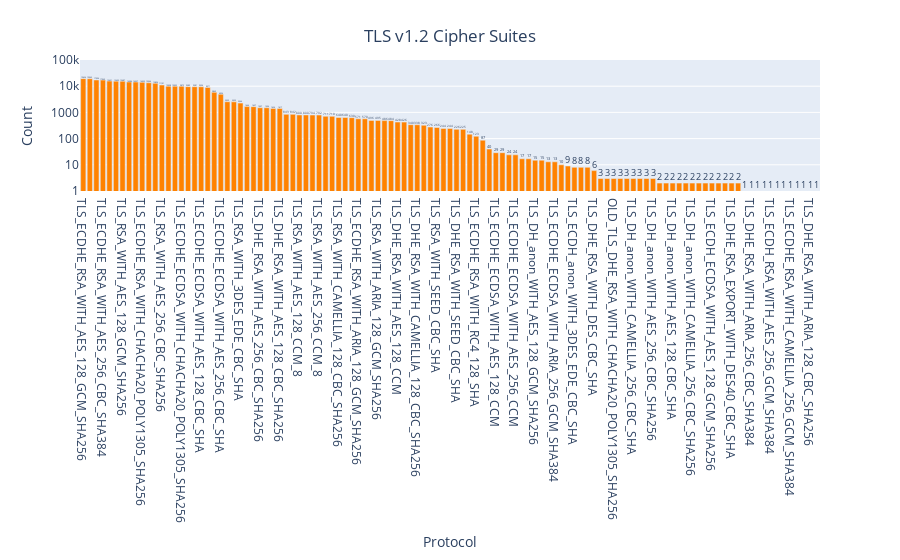

Notebook source saved alongside this figure:
### Code cell
results = client['tls_data']['endpoints'].aggregate([
    {
        '$unwind': {
            'path': '$TLS_1_2.list', 
            'preserveNullAndEmptyArrays': False
        }
    }, {
        '$group': {
            '_id': {
                '$toString': '$TLS_1_2.list.name'
            }, 
            'count': {
                '$sum': 1
            }
        }
    }, {
        '$sort': {
            'count': -1
        }
    }, {
        '$group': {
            '_id': None, 
            'counts': {
                '$push': {
                    'k': '$_id', 
                    'v': '$count'
                }
            }
        }
    }, {
        '$replaceRoot': {
            'newRoot': {
                '$arrayToObject': '$counts'
            }
        }
    }
])

results = [(k, v) for k, v in list(results)[0].items()]
print(len(results))
df = pd.DataFrame(results, columns=["Protocol", "Count"])
fig = px.bar(df, x="Protocol", y="Count", log_y=True, range_y=[1, 100000], text="Count")
fig.update_traces(texttemplate='%{text:,}', textposition='outside', marker_color="#FF8200")
fig.update_layout(title={'text': "TLS v1.2 Cipher Suites", 'xanchor': "center", 'yanchor': 'top', 'x': 0.5})

### Figure 1 — Plotly figure (JSON) as saved in the notebook; plotly's stock layout.template omitted (floating-point values rounded to 4 significant figures)
{"data": [{"alignmentgroup": "True", "hovertemplate": "Protocol=%{x}<br>Count=%{text}<extra></extra>", "legendgroup": "", "marker": {"color": "#FF8200", "pattern": {"shape": ""}}, "name": "", "offsetgroup": "", "orientation": "v", "showlegend": false, "text": [19426, 19342, 17304, 17060, 15651, 15602, 15487, 14384, 14357, 14052, 13546, 12896, 11101, 10008, 10002, 9875, 9589, 9581, 9504, 8971, 5843, 4936, 2553, 2535, 2266, 1666, 1657, 1507, 1506, 1424, 1417, 843, 842, 800, 800, 794, 792, 711, 710, 640, 640, 630, 571, 570, 496, 495, 486, 484, 428, 426, 340, 338, 323, 276, 266, 244, 244, 226, 225, 148, 123, 87, 40, 29, 29, 24, 24, 17, 17, 15, 15, 13, 13, 10, 9, 8, 8, 8, 6, 3, 3, 3, 3, 3, 3, 3, 3, 3, 2, 2, 2, 2, 2, 2, 2, 2, 2, 2, 2, 2, 2, 1, 1, 1, 1, 1, 1, 1, 1, 1, 1, 1, 1], "textposition": "outside", "texttemplate": "%{text:,}", "type": "bar", "x": ["TLS_ECDHE_RSA_WITH_AES_128_GCM_SHA256", "TLS_ECDHE_RSA_WITH_AES_256_GCM_SHA384", "TLS_ECDHE_RSA_WITH_AES_128_CBC_SHA256", "TLS_ECDHE_RSA_WITH_AES_256_CBC_SHA384", "TLS_ECDHE_RSA_WITH_AES_256_CBC_SHA", "TLS_ECDHE_RSA_WITH_AES_128_CBC_SHA", "TLS_RSA_WITH_AES_128_GCM_SHA256", "TLS_RSA_WITH_AES_128_CBC_SHA", "TLS_RSA_WITH_AES_256_CBC_SHA", "TLS_ECDHE_RSA_WITH_CHACHA20_POLY1305_SHA256", "TLS_RSA_WITH_AES_256_GCM_SHA384", "TLS_RSA_WITH_AES_128_CBC_SHA256", "TLS_RSA_WITH_AES_256_CBC_SHA256", "TLS_ECDHE_ECDSA_WITH_AES_128_GCM_SHA256", "TLS_ECDHE_ECDSA_WITH_AES_256_GCM_SHA384", "TLS_ECDHE_ECDSA_WITH_CHACHA20_POLY1305_SHA256", "TLS_ECDHE_ECDSA_WITH_AES_128_CBC_SHA256", "TLS_ECDHE_ECDSA_WITH_AES_256_CBC_SHA384", "TLS_ECDHE_ECDSA_WITH_AES_128_CBC_SHA", "OLD_TLS_ECDHE_ECDSA_WITH_CHACHA20_POLY1305_SHA256", "OLD_TLS_ECDHE_RSA_WITH_CHACHA20_POLY1305_SHA256", "TLS_ECDHE_ECDSA_WITH_AES_256_CBC_SHA", "TLS_DHE_RSA_WITH_AES_256_GCM_SHA384", "TLS_DHE_RSA_WITH_AES_128_GCM_SHA256", "TLS_RSA_WITH_3DES_EDE_CBC_SHA", "TLS_RSA_WITH_CAMELLIA_256_CBC_SHA", "TLS_RSA_WITH_CAMELLIA_128_CBC_SHA", "TLS_DHE_RSA_WITH_AES_256_CBC_SHA256", "TLS_DHE_RSA_WITH_AES_256_CBC_SHA", "TLS_DHE_RSA_WITH_AES_128_CBC_SHA", "TLS_DHE_RSA_WITH_AES_128_CBC_SHA256", "TLS_DHE_RSA_WITH_CAMELLIA_256_CBC_SHA", "TLS_DHE_RSA_WITH_CAMELLIA_128_CBC_SHA", "TLS_RSA_WITH_AES_128_CCM_8", "TLS_RSA_WITH_AES_128_CCM", "TLS_RSA_WITH_AES_256_CCM", "TLS_RSA_WITH_AES_256_CCM_8", "TLS_ECDHE_RSA_WITH_CAMELLIA_256_CBC_SHA384", "TLS_ECDHE_RSA_WITH_CAMELLIA_128_CBC_SHA256", "TLS_RSA_WITH_CAMELLIA_128_CBC_SHA256", "TLS_RSA_WITH_CAMELLIA_256_CBC_SHA256", "TLS_ECDHE_RSA_WITH_3DES_EDE_CBC_SHA", "TLS_ECDHE_RSA_WITH_ARIA_128_GCM_SHA256", "TLS_ECDHE_RSA_WITH_ARIA_256_GCM_SHA384", "TLS_RSA_WITH_ARIA_256_GCM_SHA384", "TLS_RSA_WITH_ARIA_128_GCM_SHA256", "TLS_DHE_RSA_WITH_AES_256_CCM", "TLS_DHE_RSA_WITH_AES_256_CCM_8", "TLS_DHE_RSA_WITH_AES_128_CCM", "TLS_DHE_RSA_WITH_AES_128_CCM_8", "TLS_DHE_RSA_WITH_CAMELLIA_256_CBC_SHA256", "TLS_DHE_RSA_WITH_CAMELLIA_128_CBC_SHA256", "TLS_DHE_RSA_WITH_CHACHA20_POLY1305_SHA256", "TLS_DHE_RSA_WITH_3DES_EDE_CBC_SHA", "TLS_RSA_WITH_SEED_CBC_SHA", "TLS_DHE_RSA_WITH_ARIA_256_GCM_SHA384", "TLS_DHE_RSA_WITH_ARIA_128_GCM_SHA256", "TLS_DHE_RSA_WITH_SEED_CBC_SHA", "TLS_RSA_WITH_RC4_128_SHA", "TLS_RSA_WITH_RC4_128_MD5", "TLS_ECDHE_RSA_WITH_RC4_128_SHA", "TLS_RSA_WITH_IDEA_CBC_SHA", "TLS_ECDHE_ECDSA_WITH_3DES_EDE_CBC_SHA", "TLS_ECDHE_ECDSA_WITH_AES_128_CCM", "TLS_ECDHE_ECDSA_WITH_AES_128_CCM_8", "TLS_ECDHE_ECDSA_WITH_AES_256_CCM_8", "TLS_ECDHE_ECDSA_WITH_AES_256_CCM", "TLS_ECDHE_ECDSA_WITH_CAMELLIA_128_CBC_SHA256", "TLS_ECDHE_ECDSA_WITH_CAMELLIA_256_CBC_SHA384", "TLS_DH_anon_WITH_AES_128_GCM_SHA256", "TLS_DH_anon_WITH_AES_256_GCM_SHA384", "TLS_ECDHE_ECDSA_WITH_ARIA_128_GCM_SHA256", "TLS_ECDHE_ECDSA_WITH_ARIA_256_GCM_SHA384", "TLS_ECDH_anon_WITH_RC4_128_SHA", "TLS_RSA_WITH_DES_CBC_SHA", "TLS_ECDH_anon_WITH_3DES_EDE_CBC_SHA", "TLS_ECDH_anon_WITH_AES_128_CBC_SHA", "TLS_ECDH_anon_WITH_AES_256_CBC_SHA", "TLS_DHE_RSA_WITH_DES_CBC_SHA", "TLS_RSA_EXPORT_WITH_DES40_CBC_SHA", "TLS_RSA_EXPORT_WITH_RC4_40_MD5", "OLD_TLS_DHE_RSA_WITH_CHACHA20_POLY1305_SHA256", "TLS_RSA_EXPORT_WITH_RC2_CBC_40_MD5", "TLS_DH_anon_WITH_AES_256_CBC_SHA", "TLS_DH_anon_WITH_CAMELLIA_256_CBC_SHA", "TLS_DH_anon_WITH_AES_128_CBC_SHA256", "TLS_RSA_WITH_NULL_SHA256", "TLS_DH_anon_WITH_AES_256_CBC_SHA256", "TLS_DH_anon_WITH_CAMELLIA_128_CBC_SHA256", "TLS_DH_anon_WITH_3DES_EDE_CBC_SHA", "TLS_DH_anon_WITH_AES_128_CBC_SHA", "TLS_ECDH_ECDSA_WITH_AES_256_GCM_SHA384", "TLS_DH_anon_WITH_SEED_CBC_SHA", "TLS_DH_anon_WITH_CAMELLIA_256_CBC_SHA256", "TLS_ECDHE_RSA_WITH_NULL_SHA", "TLS_DH_anon_WITH_CAMELLIA_128_CBC_SHA", "TLS_ECDH_ECDSA_WITH_AES_128_GCM_SHA256", "TLS_RSA_WITH_NULL_MD5", "TLS_DH_anon_WITH_RC4_128_MD5", "TLS_DHE_RSA_EXPORT_WITH_DES40_CBC_SHA", "TLS_RSA_WITH_NULL_SHA", "TLS_RSA_WITH_CAMELLIA_256_GCM_SHA384", "TLS_DHE_RSA_WITH_ARIA_256_CBC_SHA384", "TLS_ECDHE_RSA_WITH_ARIA_128_CBC_SHA256", "TLS_DHE_RSA_WITH_CAMELLIA_128_GCM_SHA256", "TLS_ECDH_RSA_WITH_AES_256_GCM_SHA384", "TLS_RSA_WITH_CAMELLIA_128_GCM_SHA256", "TLS_DHE_RSA_WITH_CAMELLIA_256_GCM_SHA384", "TLS_ECDHE_RSA_WITH_CAMELLIA_256_GCM_SHA384", "TLS_ECDH_RSA_WITH_AES_128_GCM_SHA256", "TLS_ECDHE_RSA_WITH_ARIA_256_CBC_SHA384", "TLS_DHE_RSA_WITH_ARIA_128_CBC_SHA256", "TLS_ECDHE_RSA_WITH_CAMELLIA_128_GCM_SHA256"], "xaxis": "x", "y": [19426, 19342, 17304, 17060, 15651, 15602, 15487, 14384, 14357, 14052, 13546, 12896, 11101, 10008, 10002, 9875, 9589, 9581, 9504, 8971, 5843, 4936, 2553, 2535, 2266, 1666, 1657, 1507, 1506, 1424, 1417, 843, 842, 800, 800, 794, 792, 711, 710, 640, 640, 630, 571, 570, 496, 495, 486, 484, 428, 426, 340, 338, 323, 276, 266, 244, 244, 226, 225, 148, 123, 87, 40, 29, 29, 24, 24, 17, 17, 15, 15, 13, 13, 10, 9, 8, 8, 8, 6, 3, 3, 3, 3, 3, 3, 3, 3, 3, 2, 2, 2, 2, 2, 2, 2, 2, 2, 2, 2, 2, 2, 1, 1, 1, 1, 1, 1, 1, 1, 1, 1, 1, 1], "yaxis": "y"}], "layout": {"barmode": "relative", "legend": {"tracegroupgap": 0}, "margin": {"t": 60}, "title": {"text": "TLS v1.2 Cipher Suites", "x": 0.5, "xanchor": "center", "yanchor": "top"}, "xaxis": {"anchor": "y", "domain": [0, 1], "title": {"text": "Protocol"}}, "yaxis": {"anchor": "x", "domain": [0, 1], "range": [0, 5], "title": {"text": "Count"}, "type": "log"}}}
